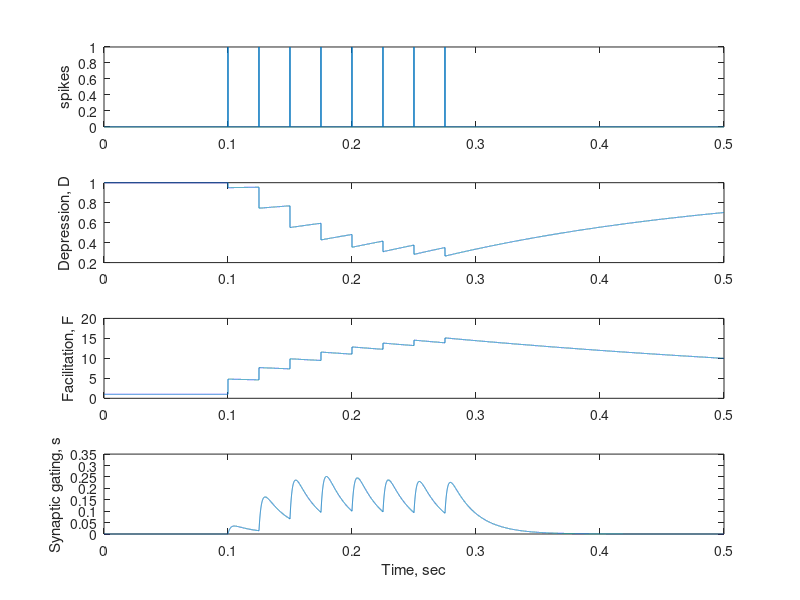
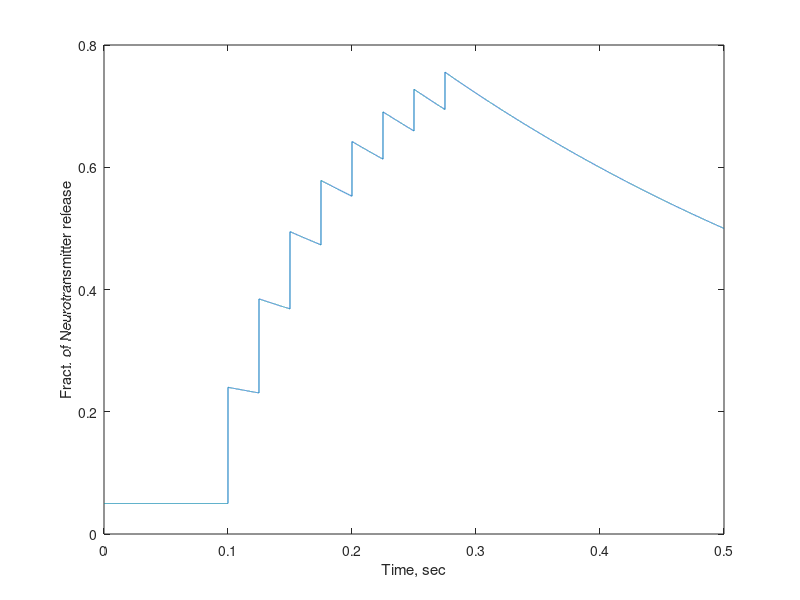

MATLAB code for these plots, in order:
% synapse_train.m

clear
dt = 0.00002;   % time step size
tmax=0.5;       % maximum time

t=0:dt:tmax;    % vector of time points
Nt = tmax/dt;   % total number of time points

Nspikes = 8;        % number of spikes in train
spikegap = 0.025;   % separation of spikes in time

timestart = 0.1;    % time to start spike train

spikes=zeros(size(t)); % will contain times of spikes

for n = 1:Nspikes                                  % do for each spike in train
    ispike = round((timestart+(n-1)*spikegap)/dt); % time point for each spike
    spikes(ispike) = 1;                            % generate spike at that time
end

D = ones(size(t));      % D is depression factor
F = ones(size(t));      % F is facilitation factor
p0 = 0.05;              % p0 is base release probability without facilitation
pr=p0*F;                % pr is vesicle release probability including facilitation
p=pr.*D;                % p is proportion of maximum possible release

Ssyn = zeros(size(t));  % Ssyn is the synaptic gating variable as a function of time

tau_syn2 = 0.002;       % determines time for synaptic current to rise
tau_syn1 = 0.020;       % decay time for synaptic current
tau_d = 0.25;            % time for recovery from depression
tau_f = 0.5;            % time for recovery from facilitation
f_f = 0.2;              % increase in pr immediately following a spike

nwidth = round(10*tau_syn1/dt); % just add current from a spike for this number of time points

spiketimes = dt*find(spikes);   % the exact time of each spike
Nspikes = length(spiketimes);   % the number of spikes
for n = 1:Nspikes
    ispike = round(spiketimes(n)/dt);   % time point number for the nth-spike
    pr(ispike) = p0*F(ispike);          % vesicle release probability for that spike
    p(ispike) = pr(ispike)*D(ispike);   % fraction of maximum possible release
    
    D(ispike+1) = D(ispike)*(1-p(ispike)); % depress by the proportion of released vesicles
    
    pr(ispike+1) = pr(ispike)+f_f*(1-pr(ispike));  % facilitate the probability of vesicle release
    F(ispike+1) = pr(ispike+1)/p0;                 % update the facilitation factor
    
    p(ispike+1) = pr(ispike+1)*D(ispike+1);        % update the total release proportion
    
    if n < Nspikes                                 % if it is not the last spike
        nspike = round(spiketimes(n+1)/dt);        % need to update until the next spike
    else                                           % otherwise
        nspike = length(t);                        % update till the last time point
    end
    
    for i = ispike+1:nspike-1                       % set of points to update
        D(i+1) = 1 + (D(i)-1)*exp(-dt/tau_d);       % D decays back to 1 from below
        F(i+1) = 1 + (F(i)-1)*exp(-dt/tau_f);       % F decays back to 1 from above
        pr(i+1) = p0*F(i+1);                        % update vesicle release probability
        p(i+1) = D(i+1)*pr(i+1);                     % update total release proportion
    end
    
    iend = min(ispike+nwidth,length(t))             % how many points following a spike to calculate
    for i=ispike+1:iend                             % synaptic current (either nwidth or until tmax)
        tdiff = dt*(i-ispike);                      % time since the spike is tdiff
        Ssyn(i) = Ssyn(i) + ...                     % update synaptic gating variable with saturation
            p(ispike)*(1-Ssyn(ispike))*(exp(-tdiff/tau_syn1)-exp(-tdiff/tau_syn2));
    end
end

figure(1)
subplot(4,1,1)
plot(t,spikes)
ylabel('spikes')
subplot(4,1,2)
plot(t,D)
ylabel('Depression, D')
subplot(4,1,3)
plot(t,F)
ylabel('Facilitation, F')
subplot(4,1,4)
plot(t,Ssyn)
ylabel('Synaptic gating, s')
xlabel('Time, sec')
figure(2)
plot(t,pr)
ylabel('Fract. of Neurotransmitter release')
xlabel('Time, sec')
